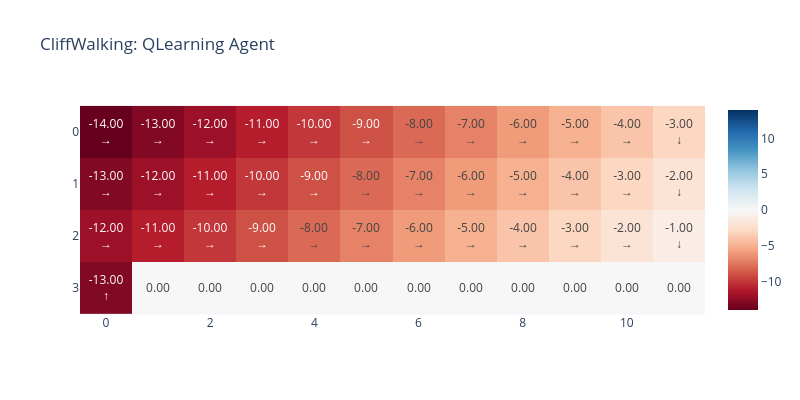
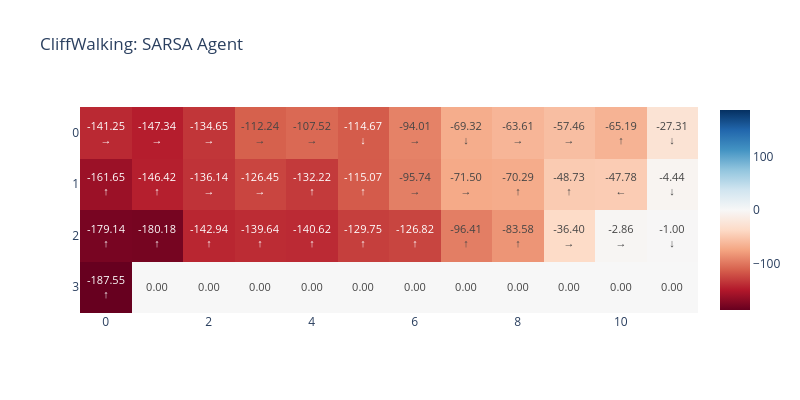
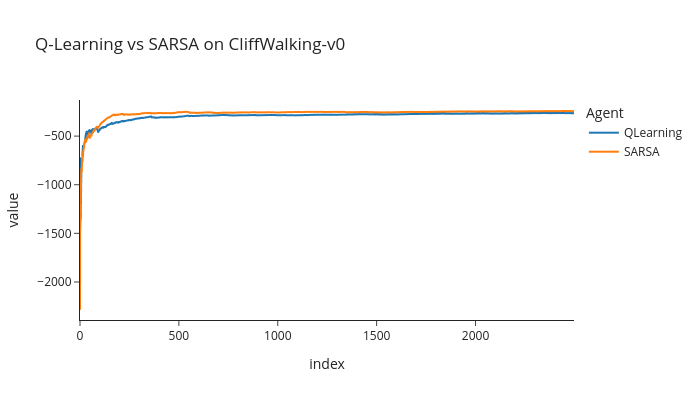

Notebook source saved alongside these figures, in order:
### Markdown cell above
## Q-Learning v.s SARSA

`gym` provides a large set of environments with which to test agents against. We can see all available environments via the dictionary `gym.envs.registry` (keys are env names, values are env classes).

Have a look at [the gymnasium library](https://gymnasium.farama.org/) for descriptions of these environments. As written, our SARSA and Q-Learning agents will only work with environments that have both discrete observation and discrete action spaces.

We'll modify the above code to use environment `gym.make("CliffWalking-v0")` instead (see [this link](https://gymnasium.farama.org/environments/toy_text/cliff_walking/)). We have the following graph from Sutton & Barto, Example 6.6, that displays the sum of reward obtained for each episode, as well as the policies obtained (SARSA takes the safer path, Q-Learning takes the optimal path). You may want to check out [this post](https://towardsdatascience.com/walking-off-the-cliff-with-off-policy-reinforcement-learning-7fdbcdfe31ff).

<img src="https://raw.githubusercontent.com/info-arena/ARENA_img/main/misc/cliff_pi.png" width="450"><br>
<img src="https://raw.githubusercontent.com/info-arena/ARENA_img/main/misc/cliff.png" width="450">

Do you get a similar result when you run the code below?

Some notes:

* Use $\gamma = 1$ as described in Sutton & Barto, Example 6.6.
* Try tweaking the learning rate and epsilon (start with $\epsilon = 0.1$) to try and cause SARSA to take the cautious path, while Q-Learning takes the risky path.
* We've included some helper functions to display the value of each state, as well as the policy an agent would take, given the Q-value function.
* One of the bonus exercises we've suggested is to write your own version of `CliffWalking-v0` by writing a class similar to the `Norvig` class you have been working with. If you do this correctly, then you'll also be able to make a cheating agent.
* We've defined a `cliffwalk_imshow` helper function for you, which visualises your agent's path (and reward at each square).


<!-- I don't like this detail. I think it's confusing. 
<details>
<summary>Question - why do you think it's okay to use gamma=1 here?</summary>

There exists no policy that can milk infinite reward out of the environment, and Q-learning learns online, so there's no worry of a strange policy wandering around the environment forever. 
</details>
-->

### Code cell
gamma = 1
seed = 0

config_cliff = AgentConfig(epsilon=0.5, lr=0.7, optimism=0)
env = gym.make("CliffWalking-v0")
n_runs = 2500
args_cliff = (env, config_cliff, gamma, seed)

returns_list = []
name_list = []
agents = [QLearning(*args_cliff), SARSA(*args_cliff)]

for agent in agents:
    assert isinstance(agent, (QLearning, SARSA))  # for typechecker
    returns = agent.train(n_runs)[1:]
    returns_list.append(utils.cummean(returns))
    name_list.append(agent.name)
    V = agent.Q.max(axis=-1).reshape(4, 12)
    pi = agent.Q.argmax(axis=-1).reshape(4, 12)
    cliffwalk_imshow(V, pi, title=f"CliffWalking: {agent.name} Agent", width=800, height=400)

line(
    returns_list,
    names=name_list,
    template="simple_white",
    title="Q-Learning vs SARSA on CliffWalking-v0",
    labels={"x": "Episode", "y": "Avg. reward", "variable": "Agent"},
    width=700,
    height=400,
)

### Figure 1 — Plotly figure (JSON) as saved in the notebook; plotly's stock layout.template omitted (floating-point values rounded to 4 significant figures)
{"data": [{"coloraxis": "coloraxis", "hovertemplate": "x: %{x}<br>y: %{y}<br>color: %{z}<extra></extra>", "name": "0", "text": [["-14.00<br>→", "-13.00<br>→", "-12.00<br>→", "-11.00<br>→", "-10.00<br>→", "-9.00<br>→", "-8.00<br>→", "-7.00<br>→", "-6.00<br>→", "-5.00<br>→", "-4.00<br>→", "-3.00<br>↓"], ["-13.00<br>→", "-12.00<br>→", "-11.00<br>→", "-10.00<br>→", "-9.00<br>→", "-8.00<br>→", "-7.00<br>→", "-6.00<br>→", "-5.00<br>→", "-4.00<br>→", "-3.00<br>→", "-2.00<br>↓"], ["-12.00<br>→", "-11.00<br>→", "-10.00<br>→", "-9.00<br>→", "-8.00<br>→", "-7.00<br>→", "-6.00<br>→", "-5.00<br>→", "-4.00<br>→", "-3.00<br>→", "-2.00<br>→", "-1.00<br>↓"], ["-13.00<br>↑", "0.00", "0.00", "0.00", "0.00", "0.00", "0.00", "0.00", "0.00", "0.00", "0.00", "0.00"]], "texttemplate": "%{text}", "type": "heatmap", "xaxis": "x", "yaxis": "y", "z": [[-14.0, -13.0, -12.0, -11.0, -10.0, -9.0, -8.0, -7.0, -6.0, -5.0, -4.0, -3.0], [-13.0, -12.0, -11.0, -10.0, -9.0, -8.0, -7.0, -6.0, -5.0, -4.0, -3.0, -2.0], [-12.0, -11.0, -10.0, -9.0, -8.0, -7.0, -6.0, -5.0, -4.0, -3.0, -2.0, -1.0], [-13.0, 0.0, 0.0, 0.0, 0.0, 0.0, 0.0, 0.0, 0.0, 0.0, 0.0, 0.0]]}], "layout": {"coloraxis": {"cmid": 0, "colorscale": [[0, "rgb(103,0,31)"], [0.1, "rgb(178,24,43)"], [0.2, "rgb(214,96,77)"], [0.3, "rgb(244,165,130)"], [0.4, "rgb(253,219,199)"], [0.5, "rgb(247,247,247)"], [0.6, "rgb(209,229,240)"], [0.7, "rgb(146,197,222)"], [0.8, "rgb(67,147,195)"], [0.9, "rgb(33,102,172)"], [1, "rgb(5,48,97)"]]}, "height": 400, "title": {"text": "CliffWalking: QLearning Agent"}, "width": 800, "xaxis": {"anchor": "y", "constrain": "domain", "domain": [0, 1], "scaleanchor": "y"}, "yaxis": {"anchor": "x", "autorange": "reversed", "constrain": "domain", "domain": [0, 1]}}}

### Figure 2 — Plotly figure (JSON) as saved in the notebook; plotly's stock layout.template omitted (floating-point values rounded to 4 significant figures)
{"data": [{"coloraxis": "coloraxis", "hovertemplate": "x: %{x}<br>y: %{y}<br>color: %{z}<extra></extra>", "name": "0", "text": [["-141.25<br>→", "-147.34<br>→", "-134.65<br>→", "-112.24<br>→", "-107.52<br>→", "-114.67<br>↓", "-94.01<br>→", "-69.32<br>↓", "-63.61<br>→", "-57.46<br>→", "-65.19<br>↑", "-27.31<br>↓"], ["-161.65<br>↑", "-146.42<br>↑", "-136.14<br>→", "-126.45<br>→", "-132.22<br>↑", "-115.07<br>↑", "-95.74<br>→", "-71.50<br>→", "-70.29<br>↑", "-48.73<br>↑", "-47.78<br>←", "-4.44<br>↓"], ["-179.14<br>↑", "-180.18<br>↑", "-142.94<br>↑", "-139.64<br>↑", "-140.62<br>↑", "-129.75<br>↑", "-126.82<br>↑", "-96.41<br>↑", "-83.58<br>↑", "-36.40<br>→", "-2.86<br>→", "-1.00<br>↓"], ["-187.55<br>↑", "0.00", "0.00", "0.00", "0.00", "0.00", "0.00", "0.00", "0.00", "0.00", "0.00", "0.00"]], "texttemplate": "%{text}", "type": "heatmap", "xaxis": "x", "yaxis": "y", "z": [[-141.3, -147.3, -134.7, -112.2, -107.5, -114.7, -94.01, -69.32, -63.61, -57.46, -65.19, -27.31], [-161.6, -146.4, -136.1, -126.5, -132.2, -115.1, -95.74, -71.5, -70.29, -48.73, -47.78, -4.437], [-179.1, -180.2, -142.9, -139.6, -140.6, -129.8, -126.8, -96.41, -83.58, -36.4, -2.857, -1.0], [-187.5, 0.0, 0.0, 0.0, 0.0, 0.0, 0.0, 0.0, 0.0, 0.0, 0.0, 0.0]]}], "layout": {"coloraxis": {"cmid": 0, "colorscale": [[0, "rgb(103,0,31)"], [0.1, "rgb(178,24,43)"], [0.2, "rgb(214,96,77)"], [0.3, "rgb(244,165,130)"], [0.4, "rgb(253,219,199)"], [0.5, "rgb(247,247,247)"], [0.6, "rgb(209,229,240)"], [0.7, "rgb(146,197,222)"], [0.8, "rgb(67,147,195)"], [0.9, "rgb(33,102,172)"], [1, "rgb(5,48,97)"]]}, "height": 400, "title": {"text": "CliffWalking: SARSA Agent"}, "width": 800, "xaxis": {"anchor": "y", "constrain": "domain", "domain": [0, 1], "scaleanchor": "y"}, "yaxis": {"anchor": "x", "autorange": "reversed", "constrain": "domain", "domain": [0, 1]}}}

### Figure 3 — Plotly figure (JSON) as saved in the notebook; plotly's stock layout.template omitted (floating-point values rounded to 4 significant figures; data arrays with more than 128 entries replaced by an {"elided": "..."} marker saying what was removed)
{"data": [{"hovertemplate": "Agent=wide_variable_0<br>index=%{x}<br>value=%{y}<extra></extra>", "legendgroup": "wide_variable_0", "line": {"color": "#1F77B4", "dash": "solid"}, "marker": {"symbol": "circle"}, "mode": "lines", "name": "QLearning", "showlegend": true, "type": "scattergl", "x": {"elided": "2499 int values"}, "xaxis": "x", "y": {"elided": "2499 float values"}, "yaxis": "y"}, {"hovertemplate": "Agent=wide_variable_1<br>index=%{x}<br>value=%{y}<extra></extra>", "legendgroup": "wide_variable_1", "line": {"color": "#FF7F0E", "dash": "solid"}, "marker": {"symbol": "circle"}, "mode": "lines", "name": "SARSA", "showlegend": true, "type": "scattergl", "x": {"elided": "2499 int values"}, "xaxis": "x", "y": {"elided": "2499 float values"}, "yaxis": "y"}], "layout": {"height": 400, "hovermode": "x unified", "legend": {"title": {"text": "Agent"}, "tracegroupgap": 0}, "title": {"text": "Q-Learning vs SARSA on CliffWalking-v0"}, "width": 700, "xaxis": {"anchor": "y", "domain": [0, 1], "title": {"text": "index"}}, "yaxis": {"anchor": "x", "domain": [0, 1], "title": {"text": "value"}}}}
